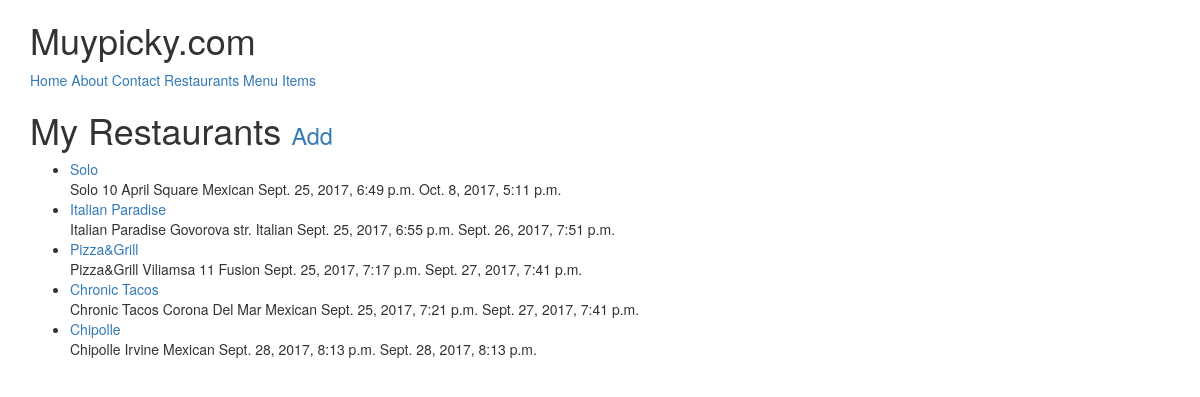
Page /restaurants/ (signed in) on the earlier database version.
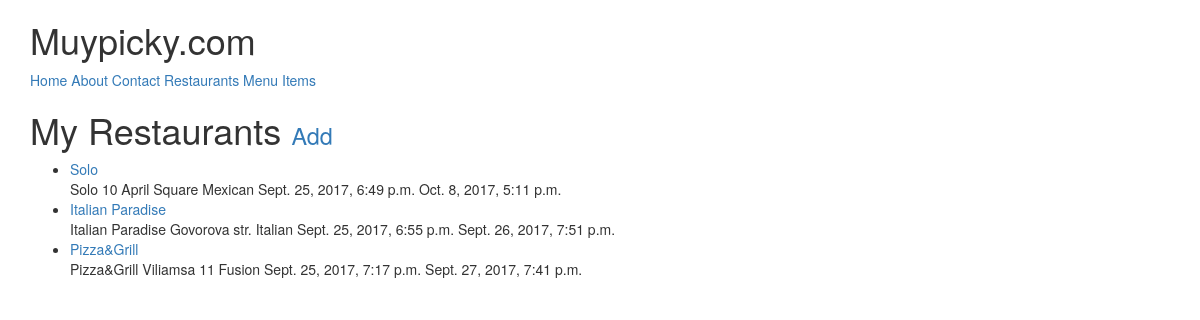
Same page on the later database version.
### restaurants/models.py (models this page shows, shortened)
class Restaurant(models.Model):
    owner           = models.ForeignKey(User) # class_instance.model_set.all()
    name            = models.CharField(max_length=120)
    location        = models.CharField(max_length=120, null=True, blank=True)
    category        = models.CharField(max_length=120, null=True, blank=True, validators=[validate_category])
    timestamp       = models.DateTimeField(auto_now_add=True)
    updated         = models.DateTimeField(auto_now=True)
    slug            = models.SlugField(null=True, blank=True)
    objects = RestaurantManager()
    def __str__(self):
        return self.name
    def get_absolute_urls(self):
        return reverse('restaurants:detail', kwargs={'slug': self.slug})

### restaurants/views.py (the view)
class RestaurantListView(LoginRequiredMixin, ListView):
    def get_queryset(self):
        return Restaurant.objects.filter(owner=self.request.user)

### restaurants/models.py (called while the page is built)
    def get_queryset(self):
        return RestaurantQuerySet(self.model, using=self._db)

### restaurants/templates/restaurants/restaurant_list.html (shortened to what this page needs)
{% extends "base.html" %}
{% block content %}
<h1>My Restaurants <small> <a href='{% url "restaurants:create" %}'> Add</a></small></h1>
<ul>
    {% for obj in object_list %}
    <li><a href='{{ obj.get_absolute_urls }}'>{{ obj }} </a><br/>
        {{ obj.name }} {{obj.location}} {{obj.category}} {{obj.timestamp}} {{obj.updated}}
    </li>
{% empty %}
    <li><a href='{% url "restaurants:create" %}'> Add One</a></li>
    {% endfor %}
</ul>
{% endblock %}

### templates/base.html (shortened to what this page needs)
<!DOCTYPE html>
<html lang=en>
<head>
{% include 'snippets/css.html' %}
</head>
<body>
{% include 'snippets/nav.html' %}
<div class='container'>
{% block content %}{% endblock content %}
</div>
</body>
</html>

### templates/snippets/css.html (shortened to what this page needs)
<link rel="stylesheet" href="https://maxcdn.bootstrapcdn.com/bootstrap/3.3.7/css/bootstrap.min.css">
<link rel="stylesheet" href="https://maxcdn.bootstrapcdn.com/bootstrap/3.3.7/css/bootstrap-theme.min.css">

### templates/snippets/nav.html
<div class='container'>
<h1>Muypicky.com</h1>
<a href='{% url "home" %}'>Home</a>
<a href='{% url "about" %}'>About</a>
<a href='{% url "contact" %}'>Contact</a>
{% if request.user.is_authenticated %}
<a href='{% url "restaurants:list" %}'>Restaurants</a>
<a href='{% url "menus:list" %}'>Menu Items</a>
{% endif %}
</div>

Differences in the rows shown:
no longer on this page (row edited): Restaurant: name "Chronic Tacos", location "Corona Del Mar", category "Mexican", timestamp "Sept. 25, 2017, 7:21 p.m.", updated "Sept. 27, 2017, 7:41 p.m."
no longer on this page (row edited): Restaurant: name "Chipolle", location "Irvine", category "Mexican", timestamp "Sept. 28, 2017, 8:13 p.m.", updated "Sept. 28, 2017, 8:13 p.m."
